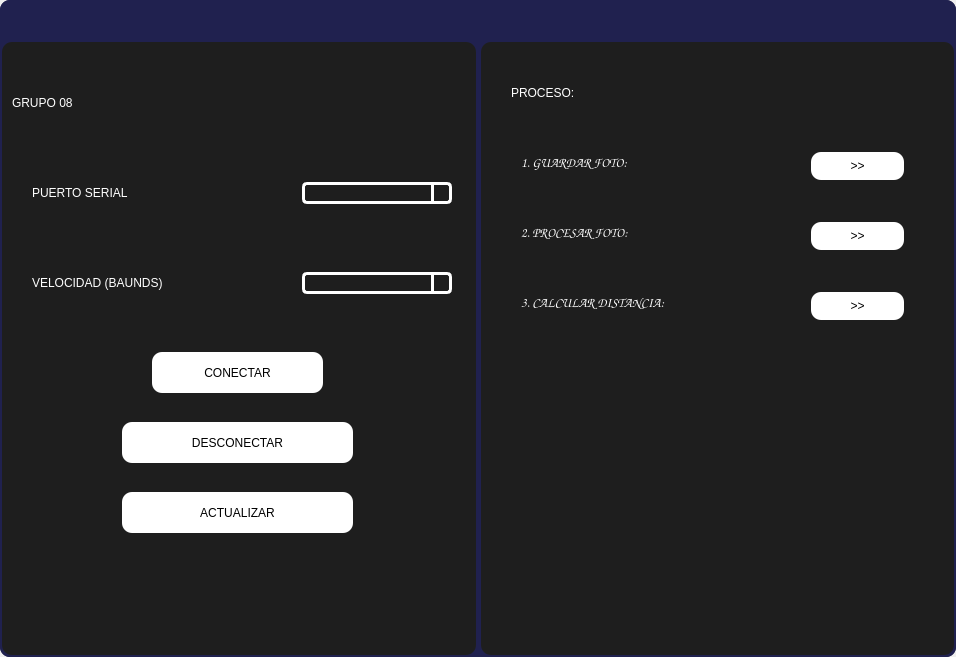
<?xml version="1.0" encoding="UTF-8"?>
<ui version="4.0">
 <class>MainWindow</class>
 <widget class="QMainWindow" name="MainWindow">
  <property name="geometry">
   <rect>
    <x>0</x>
    <y>0</y>
    <width>956</width>
    <height>657</height>
   </rect>
  </property>
  <property name="windowTitle">
   <string>MainWindow</string>
  </property>
  <widget class="QWidget" name="centralwidget">
   <property name="enabled">
    <bool>true</bool>
   </property>
   <property name="styleSheet">
    <string notr="true"/>
   </property>
   <layout class="QVBoxLayout" name="verticalLayout">
    <property name="spacing">
     <number>0</number>
    </property>
    <property name="leftMargin">
     <number>0</number>
    </property>
    <property name="topMargin">
     <number>0</number>
    </property>
    <property name="rightMargin">
     <number>0</number>
    </property>
    <property name="bottomMargin">
     <number>0</number>
    </property>
    <item>
     <widget class="QFrame" name="frame">
      <property name="styleSheet">
       <string notr="true">background-color: rgb(32, 33,79);
border-radius: 10px;</string>
      </property>
      <property name="frameShape">
       <enum>QFrame::StyledPanel</enum>
      </property>
      <property name="frameShadow">
       <enum>QFrame::Raised</enum>
      </property>
      <layout class="QVBoxLayout" name="verticalLayout_2">
       <property name="spacing">
        <number>0</number>
       </property>
       <property name="leftMargin">
        <number>0</number>
       </property>
       <property name="topMargin">
        <number>0</number>
       </property>
       <property name="rightMargin">
        <number>0</number>
       </property>
       <property name="bottomMargin">
        <number>0</number>
       </property>
       <item>
        <widget class="QFrame" name="frame_superior">
         <property name="minimumSize">
          <size>
           <width>0</width>
           <height>40</height>
          </size>
         </property>
         <property name="maximumSize">
          <size>
           <width>16777215</width>
           <height>40</height>
          </size>
         </property>
         <property name="styleSheet">
          <string notr="true">Qframe{
background-color: rgb(191, 186, 43);}

QpushButton{
border-radius:18px;
background-color: rgb(255, 103, 43);}

QpushButton:hover{
background-color: rgb(0, 85, 255);}</string>
         </property>
         <property name="frameShape">
          <enum>QFrame::StyledPanel</enum>
         </property>
         <property name="frameShadow">
          <enum>QFrame::Raised</enum>
         </property>
         <layout class="QHBoxLayout" name="horizontalLayout">
          <property name="spacing">
           <number>20</number>
          </property>
          <property name="leftMargin">
           <number>0</number>
          </property>
          <property name="topMargin">
           <number>0</number>
          </property>
          <property name="rightMargin">
           <number>0</number>
          </property>
          <property name="bottomMargin">
           <number>0</number>
          </property>
          <item>
           <spacer name="horizontalSpacer">
            <property name="orientation">
             <enum>Qt::Horizontal</enum>
            </property>
            <property name="sizeHint" stdset="0">
             <size>
              <width>803</width>
              <height>20</height>
             </size>
            </property>
           </spacer>
          </item>
          <item>
           <widget class="QPushButton" name="bt_minimize">
            <property name="minimumSize">
             <size>
              <width>30</width>
              <height>30</height>
             </size>
            </property>
            <property name="maximumSize">
             <size>
              <width>30</width>
              <height>30</height>
             </size>
            </property>
            <property name="text">
             <string/>
            </property>
            <property name="icon">
             <iconset>
              <normaloff>IMAGENES/mi.png</normaloff>IMAGENES/mi.png</iconset>
            </property>
            <property name="iconSize">
             <size>
              <width>36</width>
              <height>36</height>
             </size>
            </property>
           </widget>
          </item>
          <item>
           <widget class="QPushButton" name="bt_normal">
            <property name="minimumSize">
             <size>
              <width>30</width>
              <height>30</height>
             </size>
            </property>
            <property name="maximumSize">
             <size>
              <width>30</width>
              <height>30</height>
             </size>
            </property>
            <property name="text">
             <string/>
            </property>
            <property name="icon">
             <iconset>
              <normaloff>IMAGENES/ma.png</normaloff>IMAGENES/ma.png</iconset>
            </property>
            <property name="iconSize">
             <size>
              <width>36</width>
              <height>36</height>
             </size>
            </property>
           </widget>
          </item>
          <item>
           <widget class="QPushButton" name="bt_maximize">
            <property name="minimumSize">
             <size>
              <width>30</width>
              <height>30</height>
             </size>
            </property>
            <property name="maximumSize">
             <size>
              <width>30</width>
              <height>30</height>
             </size>
            </property>
            <property name="text">
             <string/>
            </property>
            <property name="icon">
             <iconset>
              <normaloff>IMAGENES/ma.png</normaloff>IMAGENES/ma.png</iconset>
            </property>
            <property name="iconSize">
             <size>
              <width>36</width>
              <height>36</height>
             </size>
            </property>
           </widget>
          </item>
          <item>
           <widget class="QPushButton" name="bt_close">
            <property name="minimumSize">
             <size>
              <width>30</width>
              <height>30</height>
             </size>
            </property>
            <property name="maximumSize">
             <size>
              <width>30</width>
              <height>30</height>
             </size>
            </property>
            <property name="text">
             <string/>
            </property>
            <property name="icon">
             <iconset>
              <normaloff>IMAGENES/x.png</normaloff>IMAGENES/x.png</iconset>
            </property>
            <property name="iconSize">
             <size>
              <width>36</width>
              <height>36</height>
             </size>
            </property>
           </widget>
          </item>
         </layout>
        </widget>
       </item>
       <item>
        <widget class="QFrame" name="frame_3">
         <property name="frameShape">
          <enum>QFrame::StyledPanel</enum>
         </property>
         <property name="frameShadow">
          <enum>QFrame::Raised</enum>
         </property>
         <layout class="QHBoxLayout" name="horizontalLayout_3">
          <property name="spacing">
           <number>5</number>
          </property>
          <property name="leftMargin">
           <number>2</number>
          </property>
          <property name="topMargin">
           <number>2</number>
          </property>
          <property name="rightMargin">
           <number>2</number>
          </property>
          <property name="bottomMargin">
           <number>2</number>
          </property>
          <item>
           <layout class="QHBoxLayout" name="horizontalLayout_2">
            <property name="spacing">
             <number>5</number>
            </property>
            <item>
             <widget class="QFrame" name="frame_2">
              <property name="styleSheet">
               <string notr="true">background-color: rgb(30, 30, 30);</string>
              </property>
              <property name="frameShape">
               <enum>QFrame::StyledPanel</enum>
              </property>
              <property name="frameShadow">
               <enum>QFrame::Raised</enum>
              </property>
              <widget class="QLabel" name="label">
               <property name="geometry">
                <rect>
                 <x>10</x>
                 <y>30</y>
                 <width>401</width>
                 <height>61</height>
                </rect>
               </property>
               <property name="styleSheet">
                <string notr="true">color: rgb(255, 255, 255);
font: 26pt &quot;Bauhaus 93&quot;;</string>
               </property>
               <property name="text">
                <string>GRUPO 08</string>
               </property>
              </widget>
              <widget class="QComboBox" name="cb_list_ports">
               <property name="geometry">
                <rect>
                 <x>300</x>
                 <y>140</y>
                 <width>150</width>
                 <height>22</height>
                </rect>
               </property>
               <property name="styleSheet">
                <string notr="true">QComboBox{
	border: 3px solid rgb(255,255,255);
	border-radius: 5px;
	min-width: 6em;
	color: rgb(255,255,255);
	font: 87 10pt	&quot;Arial Black&quot; ;
}

QComboBox::drop-down{
	subcontrol-origin: padding;
	subcontrol-position: top right;
	width: 15px;
	border-left-width:3px;
	border-left-color: rgb(255,255,255);
	border-left-style: solid;
	border-top-right-radius: 4px;
	border-bottom-right-radius: 4px;
}

QComboBox QAbstractItemView{
	background: #2c2c2c;
	selection-background-color: #ff0037;
	color: rgb(255,255,255);
}</string>
               </property>
              </widget>
              <widget class="QLabel" name="label_2">
               <property name="geometry">
                <rect>
                 <x>180</x>
                 <y>500</y>
                 <width>100</width>
                 <height>100</height>
                </rect>
               </property>
               <property name="minimumSize">
                <size>
                 <width>100</width>
                 <height>100</height>
                </size>
               </property>
               <property name="maximumSize">
                <size>
                 <width>50</width>
                 <height>100</height>
                </size>
               </property>
               <property name="styleSheet">
                <string notr="true"/>
               </property>
               <property name="text">
                <string/>
               </property>
               <property name="pixmap">
                <pixmap>360.png</pixmap>
               </property>
               <property name="scaledContents">
                <bool>true</bool>
               </property>
               <property name="alignment">
                <set>Qt::AlignCenter</set>
               </property>
               <property name="wordWrap">
                <bool>false</bool>
               </property>
              </widget>
              <widget class="QLabel" name="label_3">
               <property name="geometry">
                <rect>
                 <x>30</x>
                 <y>210</y>
                 <width>231</width>
                 <height>61</height>
                </rect>
               </property>
               <property name="styleSheet">
                <string notr="true">color: rgb(255, 255, 255);
font: 87 12pt &quot;Comic Sans MS&quot;;</string>
               </property>
               <property name="text">
                <string>VELOCIDAD (BAUNDS)</string>
               </property>
              </widget>
              <widget class="QComboBox" name="cb_list_baudrates">
               <property name="geometry">
                <rect>
                 <x>300</x>
                 <y>230</y>
                 <width>150</width>
                 <height>22</height>
                </rect>
               </property>
               <property name="styleSheet">
                <string notr="true">QComboBox{
	border: 3px solid rgb(255,255,255);
	border-radius: 5px;
	min-width: 6em;
	color: rgb(255,255,255);
	font: 87 10pt	&quot;Arial Black&quot; ;
}

QComboBox::drop-down{
	subcontrol-origin: padding;
	subcontrol-position: top right;
	width: 15px;
	border-left-width:3px;
	border-left-color: rgb(255,255,255);
	border-left-style: solid;
	border-top-right-radius: 4px;
	border-bottom-right-radius: 4px;
}

QComboBox QAbstractItemView{
	background: #2c2c2c;
	selection-background-color: #ff0037;
	color: rgb(255,255,255);
}</string>
               </property>
              </widget>
              <widget class="QPushButton" name="bt_connect">
               <property name="geometry">
                <rect>
                 <x>150</x>
                 <y>310</y>
                 <width>171</width>
                 <height>41</height>
                </rect>
               </property>
               <property name="layoutDirection">
                <enum>Qt::LeftToRight</enum>
               </property>
               <property name="styleSheet">
                <string notr="true">font: 10pt &quot;Vineta BT&quot;;
background-color: rgb(255, 255, 255);</string>
               </property>
               <property name="text">
                <string>CONECTAR</string>
               </property>
              </widget>
              <widget class="QPushButton" name="bt_disconnect">
               <property name="geometry">
                <rect>
                 <x>120</x>
                 <y>380</y>
                 <width>231</width>
                 <height>41</height>
                </rect>
               </property>
               <property name="styleSheet">
                <string notr="true">font: 10pt &quot;Vineta BT&quot;;
background-color: rgb(255, 255, 255);</string>
               </property>
               <property name="text">
                <string>DESCONECTAR</string>
               </property>
              </widget>
              <widget class="QLabel" name="label_4">
               <property name="geometry">
                <rect>
                 <x>30</x>
                 <y>120</y>
                 <width>231</width>
                 <height>61</height>
                </rect>
               </property>
               <property name="styleSheet">
                <string notr="true">color: rgb(255, 255, 255);
font: 87 12pt &quot;Comic Sans MS&quot;;</string>
               </property>
               <property name="text">
                <string>PUERTO SERIAL</string>
               </property>
              </widget>
              <widget class="QPushButton" name="bt_update">
               <property name="geometry">
                <rect>
                 <x>120</x>
                 <y>450</y>
                 <width>231</width>
                 <height>41</height>
                </rect>
               </property>
               <property name="styleSheet">
                <string notr="true">font: 10pt &quot;Vineta BT&quot;;
background-color: rgb(255, 255, 255);</string>
               </property>
               <property name="text">
                <string>ACTUALIZAR</string>
               </property>
              </widget>
             </widget>
            </item>
            <item>
             <layout class="QVBoxLayout" name="verticalLayout_3">
              <property name="spacing">
               <number>5</number>
              </property>
              <item>
               <widget class="QFrame" name="camara_frame">
                <property name="styleSheet">
                 <string notr="true">background-color: rgb(30, 30, 30);</string>
                </property>
                <property name="frameShape">
                 <enum>QFrame::StyledPanel</enum>
                </property>
                <property name="frameShadow">
                 <enum>QFrame::Raised</enum>
                </property>
                <widget class="QLabel" name="label_5">
                 <property name="geometry">
                  <rect>
                   <x>30</x>
                   <y>20</y>
                   <width>231</width>
                   <height>61</height>
                  </rect>
                 </property>
                 <property name="styleSheet">
                  <string notr="true">color: rgb(255, 255, 255);
font: 87 12pt &quot;Comic Sans MS&quot;;</string>
                 </property>
                 <property name="text">
                  <string>PROCESO:</string>
                 </property>
                </widget>
                <widget class="QLabel" name="label_6">
                 <property name="geometry">
                  <rect>
                   <x>40</x>
                   <y>90</y>
                   <width>231</width>
                   <height>61</height>
                  </rect>
                 </property>
                 <property name="font">
                  <font>
                   <family>Comic Sans MS</family>
                   <pointsize>10</pointsize>
                   <weight>10</weight>
                   <italic>false</italic>
                   <bold>false</bold>
                  </font>
                 </property>
                 <property name="styleSheet">
                  <string notr="true">color: rgb(255, 255, 255);
font: 87 10pt &quot;Comic Sans MS&quot;;</string>
                 </property>
                 <property name="text">
                  <string>1. GUARDAR FOTO:</string>
                 </property>
                </widget>
                <widget class="QLabel" name="label_7">
                 <property name="geometry">
                  <rect>
                   <x>40</x>
                   <y>160</y>
                   <width>231</width>
                   <height>61</height>
                  </rect>
                 </property>
                 <property name="font">
                  <font>
                   <family>Comic Sans MS</family>
                   <pointsize>10</pointsize>
                   <weight>10</weight>
                   <italic>false</italic>
                   <bold>false</bold>
                  </font>
                 </property>
                 <property name="styleSheet">
                  <string notr="true">color: rgb(255, 255, 255);
font: 87 10pt &quot;Comic Sans MS&quot;;</string>
                 </property>
                 <property name="text">
                  <string>2. PROCESAR FOTO:</string>
                 </property>
                </widget>
                <widget class="QLabel" name="label_8">
                 <property name="geometry">
                  <rect>
                   <x>40</x>
                   <y>230</y>
                   <width>231</width>
                   <height>61</height>
                  </rect>
                 </property>
                 <property name="font">
                  <font>
                   <family>Comic Sans MS</family>
                   <pointsize>10</pointsize>
                   <weight>10</weight>
                   <italic>false</italic>
                   <bold>false</bold>
                  </font>
                 </property>
                 <property name="styleSheet">
                  <string notr="true">color: rgb(255, 255, 255);
font: 87 10pt &quot;Comic Sans MS&quot;;</string>
                 </property>
                 <property name="text">
                  <string>3. CALCULAR DISTANCIA:</string>
                 </property>
                </widget>
                <widget class="QPushButton" name="save_photo">
                 <property name="geometry">
                  <rect>
                   <x>330</x>
                   <y>110</y>
                   <width>93</width>
                   <height>28</height>
                  </rect>
                 </property>
                 <property name="styleSheet">
                  <string notr="true">font: 10pt &quot;Vineta BT&quot;;
background-color: rgb(255, 255, 255);</string>
                 </property>
                 <property name="text">
                  <string>&gt;&gt;</string>
                 </property>
                </widget>
                <widget class="QPushButton" name="procesing">
                 <property name="geometry">
                  <rect>
                   <x>330</x>
                   <y>180</y>
                   <width>93</width>
                   <height>28</height>
                  </rect>
                 </property>
                 <property name="styleSheet">
                  <string notr="true">font: 10pt &quot;Vineta BT&quot;;
background-color: rgb(255, 255, 255);</string>
                 </property>
                 <property name="text">
                  <string>&gt;&gt;</string>
                 </property>
                </widget>
                <widget class="QPushButton" name="calculate">
                 <property name="geometry">
                  <rect>
                   <x>330</x>
                   <y>250</y>
                   <width>93</width>
                   <height>28</height>
                  </rect>
                 </property>
                 <property name="styleSheet">
                  <string notr="true">font: 10pt &quot;Vineta BT&quot;;
background-color: rgb(255, 255, 255);</string>
                 </property>
                 <property name="text">
                  <string>&gt;&gt;</string>
                 </property>
                </widget>
               </widget>
              </item>
             </layout>
            </item>
           </layout>
          </item>
         </layout>
        </widget>
       </item>
      </layout>
     </widget>
    </item>
   </layout>
  </widget>
 </widget>
 <resources/>
 <connections/>
</ui>
